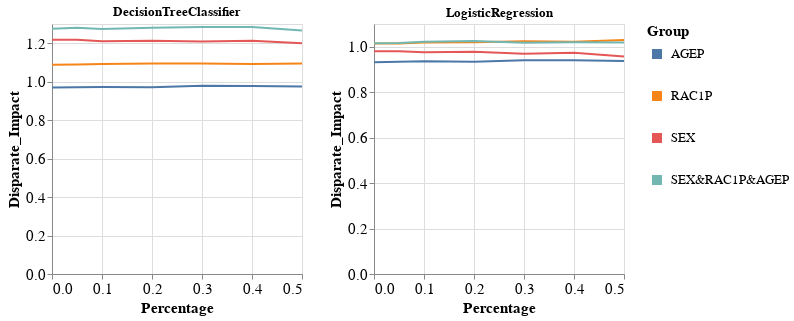

Write notebook code for a chart like this one.
### Code cell
visualizer.create_groups_grid_pct_lines_per_model_plot(group_metric='Disparate_Impact',
                                                       target_preprocessing_technique=PREPROCESSING_TECHNIQUES[0],
                                                       model_names=MODEL_NAMES[:2])

### Figure 1 — Vega-Lite specification as saved in the notebook (floating-point values rounded to 4 significant figures)
{"config": {"view": {"continuousWidth": 400, "continuousHeight": 300}, "axis": {"labelFontSize": 15, "titleFontSize": 15}, "legend": {"labelFontSize": 13, "symbolStrokeWidth": 10, "titleFontSize": 15}}, "vconcat": [{"hconcat": [{"mark": "line", "encoding": {"color": {"field": "Group", "type": "nominal"}, "x": {"field": "Percentage", "type": "quantitative"}, "y": {"field": "Metric_Value", "title": "Disparate_Impact", "type": "quantitative"}}, "height": 250, "title": "DecisionTreeClassifier", "width": 250}, {"data": {"name": "data-c7f04d7bf6c274d4de7d74fc6121b810"}, "mark": "line", "encoding": {"color": {"field": "Group", "type": "nominal"}, "x": {"field": "Percentage", "type": "quantitative"}, "y": {"field": "Metric_Value", "title": "Disparate_Impact", "type": "quantitative"}}, "height": 250, "title": "LogisticRegression", "width": 250}]}], "data": {"name": "data-00ce68fffb4815824ee5a230e3add630"}, "$schema": "https://vega.github.io/schema/vega-lite/v4.17.0.json", "datasets": {"data-00ce68fffb4815824ee5a230e3add630": [{"Model_Name": "DecisionTreeClassifier", "Metric": "Disparate_Impact", "Group": "AGEP", "Metric_Value": 0.9692, "Percentage": 0.0}, {"Model_Name": "DecisionTreeClassifier", "Metric": "Disparate_Impact", "Group": "RAC1P", "Metric_Value": 1.088, "Percentage": 0.0}, {"Model_Name": "DecisionTreeClassifier", "Metric": "Disparate_Impact", "Group": "SEX", "Metric_Value": 1.217, "Percentage": 0.0}, {"Model_Name": "DecisionTreeClassifier", "Metric": "Disparate_Impact", "Group": "SEX&RAC1P&AGEP", "Metric_Value": 1.276, "Percentage": 0.0}, {"Model_Name": "DecisionTreeClassifier", "Metric": "Disparate_Impact", "Group": "AGEP", "Metric_Value": 0.9711, "Percentage": 0.05}, {"Model_Name": "DecisionTreeClassifier", "Metric": "Disparate_Impact", "Group": "RAC1P", "Metric_Value": 1.089, "Percentage": 0.05}, {"Model_Name": "DecisionTreeClassifier", "Metric": "Disparate_Impact", "Group": "SEX", "Metric_Value": 1.218, "Percentage": 0.05}, {"Model_Name": "DecisionTreeClassifier", "Metric": "Disparate_Impact", "Group": "SEX&RAC1P&AGEP", "Metric_Value": 1.28, "Percentage": 0.05}, {"Model_Name": "DecisionTreeClassifier", "Metric": "Disparate_Impact", "Group": "AGEP", "Metric_Value": 0.9722, "Percentage": 0.1}, {"Model_Name": "DecisionTreeClassifier", "Metric": "Disparate_Impact", "Group": "RAC1P", "Metric_Value": 1.091, "Percentage": 0.1}, {"Model_Name": "DecisionTreeClassifier", "Metric": "Disparate_Impact", "Group": "SEX", "Metric_Value": 1.21, "Percentage": 0.1}, {"Model_Name": "DecisionTreeClassifier", "Metric": "Disparate_Impact", "Group": "SEX&RAC1P&AGEP", "Metric_Value": 1.274, "Percentage": 0.1}, {"Model_Name": "DecisionTreeClassifier", "Metric": "Disparate_Impact", "Group": "AGEP", "Metric_Value": 0.9717, "Percentage": 0.2}, {"Model_Name": "DecisionTreeClassifier", "Metric": "Disparate_Impact", "Group": "RAC1P", "Metric_Value": 1.094, "Percentage": 0.2}, {"Model_Name": "DecisionTreeClassifier", "Metric": "Disparate_Impact", "Group": "SEX", "Metric_Value": 1.213, "Percentage": 0.2}, {"Model_Name": "DecisionTreeClassifier", "Metric": "Disparate_Impact", "Group": "SEX&RAC1P&AGEP", "Metric_Value": 1.281, "Percentage": 0.2}, {"Model_Name": "DecisionTreeClassifier", "Metric": "Disparate_Impact", "Group": "AGEP", "Metric_Value": 0.9795, "Percentage": 0.3}, {"Model_Name": "DecisionTreeClassifier", "Metric": "Disparate_Impact", "Group": "RAC1P", "Metric_Value": 1.094, "Percentage": 0.3}, {"Model_Name": "DecisionTreeClassifier", "Metric": "Disparate_Impact", "Group": "SEX", "Metric_Value": 1.209, "Percentage": 0.3}, {"Model_Name": "DecisionTreeClassifier", "Metric": "Disparate_Impact", "Group": "SEX&RAC1P&AGEP", "Metric_Value": 1.285, "Percentage": 0.3}, {"Model_Name": "DecisionTreeClassifier", "Metric": "Disparate_Impact", "Group": "AGEP", "Metric_Value": 0.9772, "Percentage": 0.4}, {"Model_Name": "DecisionTreeClassifier", "Metric": "Disparate_Impact", "Group": "RAC1P", "Metric_Value": 1.092, "Percentage": 0.4}, {"Model_Name": "DecisionTreeClassifier", "Metric": "Disparate_Impact", "Group": "SEX", "Metric_Value": 1.212, "Percentage": 0.4}, {"Model_Name": "DecisionTreeClassifier", "Metric": "Disparate_Impact", "Group": "SEX&RAC1P&AGEP", "Metric_Value": 1.285, "Percentage": 0.4}, {"Model_Name": "DecisionTreeClassifier", "Metric": "Disparate_Impact", "Group": "AGEP", "Metric_Value": 0.9749, "Percentage": 0.5}, {"Model_Name": "DecisionTreeClassifier", "Metric": "Disparate_Impact", "Group": "RAC1P", "Metric_Value": 1.095, "Percentage": 0.5}, {"Model_Name": "DecisionTreeClassifier", "Metric": "Disparate_Impact", "Group": "SEX", "Metric_Value": 1.2, "Percentage": 0.5}, {"Model_Name": "DecisionTreeClassifier", "Metric": "Disparate_Impact", "Group": "SEX&RAC1P&AGEP", "Metric_Value": 1.266, "Percentage": 0.5}], "data-c7f04d7bf6c274d4de7d74fc6121b810": [{"Model_Name": "LogisticRegression", "Metric": "Disparate_Impact", "Group": "AGEP", "Metric_Value": 0.9314, "Percentage": 0.0}, {"Model_Name": "LogisticRegression", "Metric": "Disparate_Impact", "Group": "RAC1P", "Metric_Value": 1.014, "Percentage": 0.0}, {"Model_Name": "LogisticRegression", "Metric": "Disparate_Impact", "Group": "SEX", "Metric_Value": 0.9801, "Percentage": 0.0}, {"Model_Name": "LogisticRegression", "Metric": "Disparate_Impact", "Group": "SEX&RAC1P&AGEP", "Metric_Value": 1.015, "Percentage": 0.0}, {"Model_Name": "LogisticRegression", "Metric": "Disparate_Impact", "Group": "AGEP", "Metric_Value": 0.9336, "Percentage": 0.05}, {"Model_Name": "LogisticRegression", "Metric": "Disparate_Impact", "Group": "RAC1P", "Metric_Value": 1.014, "Percentage": 0.05}, {"Model_Name": "LogisticRegression", "Metric": "Disparate_Impact", "Group": "SEX", "Metric_Value": 0.9798, "Percentage": 0.05}, {"Model_Name": "LogisticRegression", "Metric": "Disparate_Impact", "Group": "SEX&RAC1P&AGEP", "Metric_Value": 1.017, "Percentage": 0.05}, {"Model_Name": "LogisticRegression", "Metric": "Disparate_Impact", "Group": "AGEP", "Metric_Value": 0.9366, "Percentage": 0.1}, {"Model_Name": "LogisticRegression", "Metric": "Disparate_Impact", "Group": "RAC1P", "Metric_Value": 1.019, "Percentage": 0.1}, {"Model_Name": "LogisticRegression", "Metric": "Disparate_Impact", "Group": "SEX", "Metric_Value": 0.9761, "Percentage": 0.1}, {"Model_Name": "LogisticRegression", "Metric": "Disparate_Impact", "Group": "SEX&RAC1P&AGEP", "Metric_Value": 1.022, "Percentage": 0.1}, {"Model_Name": "LogisticRegression", "Metric": "Disparate_Impact", "Group": "AGEP", "Metric_Value": 0.9336, "Percentage": 0.2}, {"Model_Name": "LogisticRegression", "Metric": "Disparate_Impact", "Group": "RAC1P", "Metric_Value": 1.02, "Percentage": 0.2}, {"Model_Name": "LogisticRegression", "Metric": "Disparate_Impact", "Group": "SEX", "Metric_Value": 0.9776, "Percentage": 0.2}, {"Model_Name": "LogisticRegression", "Metric": "Disparate_Impact", "Group": "SEX&RAC1P&AGEP", "Metric_Value": 1.025, "Percentage": 0.2}, {"Model_Name": "LogisticRegression", "Metric": "Disparate_Impact", "Group": "AGEP", "Metric_Value": 0.9409, "Percentage": 0.3}, {"Model_Name": "LogisticRegression", "Metric": "Disparate_Impact", "Group": "RAC1P", "Metric_Value": 1.024, "Percentage": 0.3}, {"Model_Name": "LogisticRegression", "Metric": "Disparate_Impact", "Group": "SEX", "Metric_Value": 0.9693, "Percentage": 0.3}, {"Model_Name": "LogisticRegression", "Metric": "Disparate_Impact", "Group": "SEX&RAC1P&AGEP", "Metric_Value": 1.017, "Percentage": 0.3}, {"Model_Name": "LogisticRegression", "Metric": "Disparate_Impact", "Group": "AGEP", "Metric_Value": 0.9407, "Percentage": 0.4}, {"Model_Name": "LogisticRegression", "Metric": "Disparate_Impact", "Group": "RAC1P", "Metric_Value": 1.022, "Percentage": 0.4}, {"Model_Name": "LogisticRegression", "Metric": "Disparate_Impact", "Group": "SEX", "Metric_Value": 0.9737, "Percentage": 0.4}, {"Model_Name": "LogisticRegression", "Metric": "Disparate_Impact", "Group": "SEX&RAC1P&AGEP", "Metric_Value": 1.02, "Percentage": 0.4}, {"Model_Name": "LogisticRegression", "Metric": "Disparate_Impact", "Group": "AGEP", "Metric_Value": 0.9376, "Percentage": 0.5}, {"Model_Name": "LogisticRegression", "Metric": "Disparate_Impact", "Group": "RAC1P", "Metric_Value": 1.029, "Percentage": 0.5}, {"Model_Name": "LogisticRegression", "Metric": "Disparate_Impact", "Group": "SEX", "Metric_Value": 0.957, "Percentage": 0.5}, {"Model_Name": "LogisticRegression", "Metric": "Disparate_Impact", "Group": "SEX&RAC1P&AGEP", "Metric_Value": 1.018, "Percentage": 0.5}]}}
